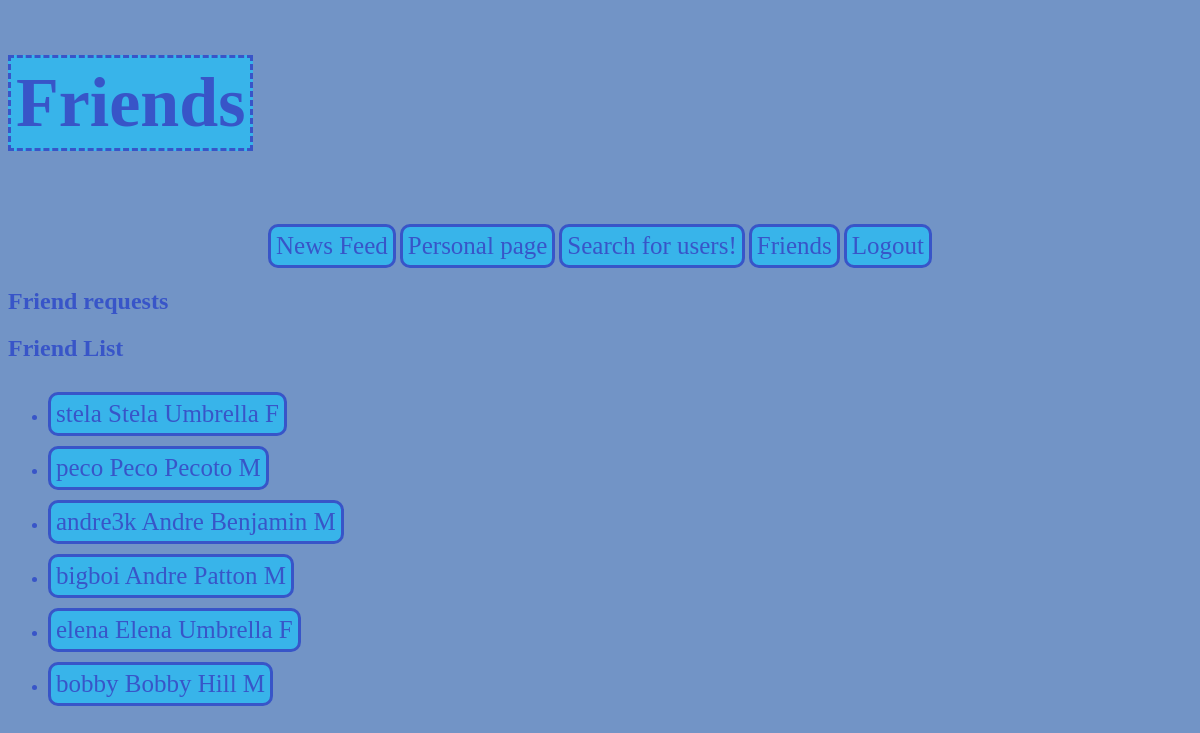
Page /index.php/friends (signed in) on the committed database.
### tables this page shows
CREATE TABLE `userinfo` (
  `userID` int(11) NOT NULL,
  `username` varchar(255) NOT NULL,
  `firstName` varchar(255) NOT NULL,
  `lastName` varchar(255) NOT NULL,
  `gender` varchar(1) NOT NULL,
  `theme` varchar(255) NOT NULL,
  `friends` text NOT NULL
);

### controller/UserController.php (called while the page is built, shortened)
<?php
require_once("model/UserDB.php");
require_once("model/User.php");
require_once("ViewHelper.php");
class UserController {
    public static function showFriends() {
        $friends = UserDB::getFriends($_SESSION["user"]);
        $requests = UserDB::getUserRequests($_SESSION["user"]);
        ViewHelper::render("view/friends.php", [
            "friends" => $friends,
            "requests" => $requests
        ]);
    }
}

### model/User.php (called while the page is built, shortened)
<?php
class User {
	public static function isLoggedIn() {
		return isset($_SESSION["user"]);
	}
}

### model/UserDB.php (called while the page is built, shortened)
<?php
class UserDB {
    public static function getUserInfo($id) {
        $db = DBInit::getInstance();
        $statement = $db->prepare("SELECT userID, username, firstName, lastName, gender, theme FROM userinfo
            WHERE userID = :id");
        $statement->bindParam(":id", $id, PDO::PARAM_INT);
        $statement->execute();
        $userInfo = $statement->fetch();
        if ($userInfo != null) {
            return $userInfo;
        } else {
            throw new InvalidArgumentException("No record with id $id");
        }
    }
    public static function getFriends($id) {
        $db = DBInit::getInstance();
        $statement = $db->prepare("SELECT friends FROM userinfo
            WHERE userID = :id");
        $statement->bindParam(":id", $id, PDO::PARAM_INT);
        $statement->execute();
        $friendsStr = $statement->fetch();
        $friendsStr = $friendsStr["friends"];
        $friends = explode(",",$friendsStr);
        return $friends;
    }
}

### view/friends.php (the view, shortened to what this page needs)
<!DOCTYPE html>
<link rel="stylesheet" type="text/css" href=<?= ASSETS_URL . "style.css"?> />
<h1>Friends</h1>
<div class="center">
<?php include("view/menu.php"); ?>
</div>
<h2>Friend requests</h2>
<h2>Friend List</h2>
<ul>
    <?php foreach ($friends as $friend): ?>
        <?php if($friend != "blank") : ?>
            <?php $friendInfo = UserDB::getUserInfo($friend);?>
            <li><a href="<?= BASE_URL . "personal?id=" . $friend ?>"> <?= $friendInfo["username"] ?>
            <?= $friendInfo["firstName"] ?> <?= $friendInfo["lastName"] ?> <?= $friendInfo["gender"] ?></a></li>
        <?php endif; ?>
    <?php endforeach; ?>
</ul>

### view/menu.php (shortened to what this page needs)
<?php if (User::isLoggedIn()): ?>
    <p>
    <a href="<?= BASE_URL . "feed" ?>">News Feed</a>
    <a href="<?= BASE_URL . "personal?id=" . $_SESSION["user"] ?>">Personal page</a>
    <a href="<?= BASE_URL . "searchPage" ?>">Search for users!</a>
    <a href="<?= BASE_URL . "friends" ?>">Friends</a>
    <a href="<?= BASE_URL . "logout" ?>">Logout</a>
    </p>
<?php endif; ?>

### index.php (shortened to what this page needs)
<?php
require_once("controller/UserController.php");
$path = isset($_SERVER["PATH_INFO"]) ? trim($_SERVER["PATH_INFO"], "/") : "";
$urls = [
    "loginForm" => function () {
        if(User::isLoggedIn()){
            ViewHelper::redirect(BASE_URL . "feed");
        }
        else{
            UserController::showLoginForm();
        }
    },
    "login" => function () {
        if(User::isLoggedIn()){
            ViewHelper::redirect(BASE_URL . "feed");
        }
        else{
            UserController::loginUser();
        }
    },
    "registerForm" => function () {
        if(User::isLoggedIn()){
            ViewHelper::redirect(BASE_URL . "feed");
        }
        else{
            UserController::showRegisterForm();
        }
    },
    "register" => function () {
        if(User::isLoggedIn()){
            ViewHelper::redirect(BASE_URL . "feed");
        }
        else{
            UserController::registerUser();
        }
    },
    "searchPage" => function () {
        UserController::loadSearchPage();
    },
    "search" => function () {
        UserController::searchUsers();
    },
    "logout" => function () {
        UserController::logoutUser();
    },
    "personal" => function () {
        UserController::toPersonalPage();
    },
    "personal/edit" => function () {
        if(User::isLoggedIn()){
            UserController::editPersonalPage();
        }
        else{
            ViewHelper::redirect(BASE_URL . "feed");
        }
    },
    "confirmEdit" => function () {
        if(User::isLoggedIn()){
            UserController::editConfirm();
        }
        else{
            ViewHelper::redirect(BASE_URL . "feed");
        }
    },
    "addFriend" => function () {
        if(User::isLoggedIn() && isset($_GET["id"])){
            UserController::sendRequest();
        }
        else{
            ViewHelper::redirect(BASE_URL . "feed");
        }
    },
    "acceptRequest" => function () {
        if(User::isLoggedIn() && isset($_GET["id"])){
            UserController::acceptRequest();
        }
        else{
            ViewHelper::redirect(BASE_URL . "feed");
        }
    },
    "deleteRequest" => function () {
        if(User::isLoggedIn() && isset($_GET["id"])){
            UserController::cancelRequest();
        }
        else{
            ViewHelper::redirect(BASE_URL . "feed");
        }
    },
    "removeFriend" => function () {
        if(User::isLoggedIn() && isset($_GET["id"])){
            UserController::removeFriend();
        }
        else{
            ViewHelper::redirect(BASE_URL . "feed");
        }
    },
    "friends" => function () {
        if(User::isLoggedIn()){
            UserController::showFriends();
        }
        else{
            ViewHelper::redirect(BASE_URL . "feed");
        }
    },
    "postAction" => function () {
        if(User::isLoggedIn()){
            PostController::addPost();
        }
        else{
            ViewHelper::redirect(BASE_URL . "feed");
        }
    },
    "feed" => function () {
        PostController::postFeed();
    },
    "post/delete" => function () {
        if(User::isLoggedIn() && isset($_GET["id"])){
            PostController::deletePost();
        }
        else{
            ViewHelper::redirect(BASE_URL . "feed");
        }
    },
    "" => function () {
        if(User::isLoggedIn()){
            ViewHelper::redirect(BASE_URL . "feed");
        }
        else{
            ViewHelper::redirect(BASE_URL . "loginForm");
        }
    },
];
try {
    if (isset($urls[$path])) {
       $urls[$path]();
    } else {
        echo "No controller for '$path'";
    }
} catch (Exception $e) {
    echo "An error occurred: <pre>$e</pre>";
    ViewHelper::error404();
}

### ViewHelper.php (shortened to what this page needs)
<?php
class ViewHelper {
    public static function render($file, $variables = array()) {
        extract($variables);
        include($file);
        $renderedView = ob_get_clean();
        echo $renderedView;
    }
}

### assets/style.css (style rules this page uses)
.center { text-align: center; }
h1 { display: inline-block; align-self: center; background-color: var(--lightBlue); border-color: var(--darkBlue); border-style: dashed; font-size: 70px; padding: 5px; }
a, button, input[type=file] { display: inline-block; text-decoration: none; font-size: 25px; margin-top: 10px; border-style: solid; border-radius: 10px; background-color: var(--lightBlue); border-color: var(--darkBlue); color: var(--darkBlue); padding: 5px; text-align: center; }
*::placeholder { font-size: 15px; }

### rows in the picture
userinfo: username "stela", firstName "Stela", lastName "Umbrella", gender "F"
userinfo: username "peco", firstName "Peco", lastName "Pecoto", gender "M"
userinfo: username "andre3k", firstName "Andre", lastName "Benjamin", gender "M"
userinfo: username "bigboi", firstName "Andre", lastName "Patton", gender "M"
userinfo: username "elena", firstName "Elena", lastName "Umbrella", gender "F"
userinfo: username "bobby", firstName "Bobby", lastName "Hill", gender "M"
